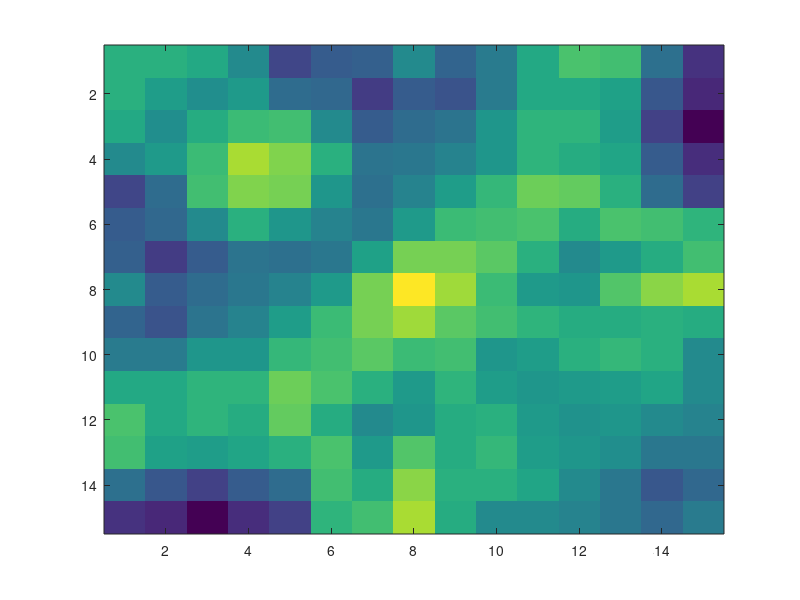

Reproduce this figure in MATLAB. (Note: this script raises an error after producing the figure.)
% demo2
XData=rand(15,15);
XData=XData+XData.';
H=fspecial('average',3);
XData=imfilter(XData,H,'replicate');

imagesc(XData)
% 使用slanCM的100号配色
colormap(slanCM(100))
hold on

ax=gca;
ax.DataAspectRatio=[1,1,1];
% ax.LineWidth=1.2;
% ax.XMinorTick='on';
% ax.YMinorTick='on';
% ax.ZMinorTick='on';
% ax.GridLineStyle=':';